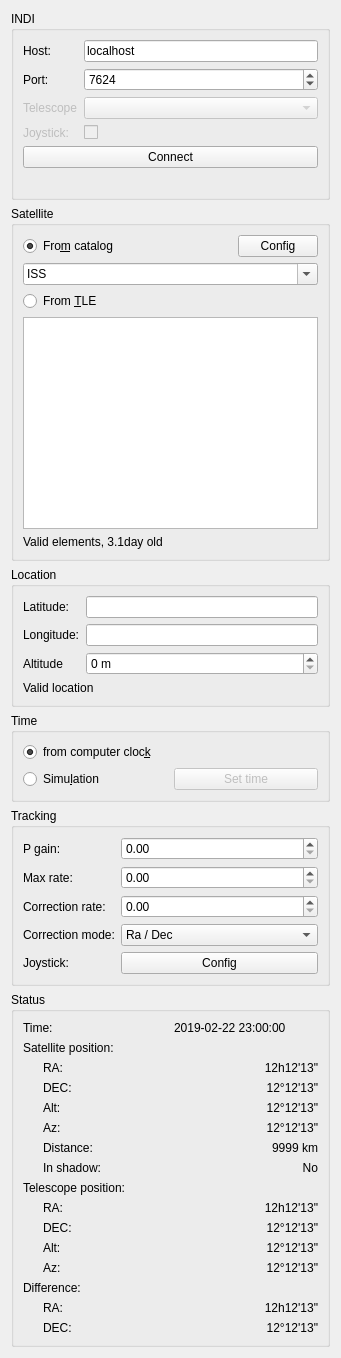
        <widget class="QWidget" name="scrollAreaWidgetContents">
         <property name="geometry">
          <rect>
           <x>0</x>
           <y>-695</y>
           <width>341</width>
           <height>1358</height>
          </rect>
         </property>
         <layout class="QVBoxLayout" name="verticalLayout_12">
          <item>
           <widget class="QGroupBox" name="groupBox">
            <property name="title">
             <string>INDI</string>
            </property>
            <layout class="QVBoxLayout" name="verticalLayout">
             <item>
              <layout class="QFormLayout" name="formLayout">
               <item row="0" column="0">
                <widget class="QLabel" name="hostLabel">
                 <property name="text">
                  <string>Host:</string>
                 </property>
                </widget>
               </item>
               <item row="0" column="1">
                <widget class="QLineEdit" name="hostEdit">
                 <property name="text">
                  <string>localhost</string>
                 </property>
                </widget>
               </item>
               <item row="1" column="0">
                <widget class="QLabel" name="portLabel">
                 <property name="text">
                  <string>Port:</string>
                 </property>
                </widget>
               </item>
               <item row="2" column="0">
                <widget class="QLabel" name="telescopeLabel_2">
                 <property name="enabled">
                  <bool>false</bool>
                 </property>
                 <property name="text">
                  <string>Telescope</string>
                 </property>
                </widget>
               </item>
               <item row="2" column="1">
                <widget class="QComboBox" name="telescopeComboBox">
                 <property name="enabled">
                  <bool>false</bool>
                 </property>
                 <item>
                  <property name="text">
                   <string/>
                  </property>
                 </item>
                </widget>
               </item>
               <item row="3" column="0">
                <widget class="QLabel" name="joystickLabel_2">
                 <property name="enabled">
                  <bool>false</bool>
                 </property>
                 <property name="text">
                  <string>Joystick:</string>
                 </property>
                </widget>
               </item>
               <item row="3" column="1">
                <widget class="QCheckBox" name="joystickCheckBox">
                 <property name="enabled">
                  <bool>false</bool>
                 </property>
                </widget>
               </item>
               <item row="1" column="1">
                <widget class="QSpinBox" name="portEdit">
                 <property name="maximum">
                  <number>65535</number>
                 </property>
                 <property name="value">
                  <number>7624</number>
                 </property>
                </widget>
               </item>
              </layout>
             </item>
             <item>
              <widget class="QPushButton" name="connectButton">
               <property name="text">
                <string>Connect</string>
               </property>
              </widget>
             </item>
             <item>
              <widget class="QLabel" name="indiLabel">
               <property name="text">
                <string/>
               </property>
              </widget>
             </item>
            </layout>
           </widget>
          </item>
          <item>
           <widget class="QGroupBox" name="groupBox_2">
            <property name="sizePolicy">
             <sizepolicy hsizetype="Preferred" vsizetype="Preferred">
              <horstretch>0</horstretch>
              <verstretch>0</verstretch>
             </sizepolicy>
            </property>
            <property name="title">
             <string>Satellite</string>
            </property>
            <layout class="QVBoxLayout" name="verticalLayout_4">
             <item>
              <layout class="QHBoxLayout" name="horizontalLayout">
               <item>
                <widget class="QRadioButton" name="catalogSatButton">
                 <property name="text">
                  <string>Fro&amp;m catalog</string>
                 </property>
                 <property name="checked">
                  <bool>true</bool>
                 </property>
                </widget>
               </item>
               <item>
                <spacer name="horizontalSpacer">
                 <property name="orientation">
                  <enum>Qt::Horizontal</enum>
                 </property>
                 <property name="sizeHint" stdset="0">
                  <size>
                   <width>40</width>
                   <height>20</height>
                  </size>
                 </property>
                </spacer>
               </item>
               <item>
                <widget class="QPushButton" name="catalogConfigButton">
                 <property name="text">
                  <string>Config</string>
                 </property>
                </widget>
               </item>
              </layout>
             </item>
             <item>
              <widget class="QComboBox" name="satComboBox">
               <property name="enabled">
                <bool>true</bool>
               </property>
               <property name="editable">
                <bool>true</bool>
               </property>
               <property name="insertPolicy">
                <enum>QComboBox::NoInsert</enum>
               </property>
               <item>
                <property name="text">
                 <string>ISS</string>
                </property>
               </item>
               <item>
                <property name="text">
                 <string>Hubble</string>
                </property>
               </item>
               <item>
                <property name="text">
                 <string>IRIDIUM 10</string>
                </property>
               </item>
               <item>
                <property name="text">
                 <string>IRIDIUM 11</string>
                </property>
               </item>
               <item>
                <property name="text">
                 <string>O3B</string>
                </property>
               </item>
              </widget>
             </item>
             <item>
              <widget class="QRadioButton" name="tleSatButton">
               <property name="text">
                <string>From &amp;TLE</string>
               </property>
              </widget>
             </item>
             <item>
              <widget class="QPlainTextEdit" name="tleEdit">
               <property name="enabled">
                <bool>true</bool>
               </property>
               <property name="sizePolicy">
                <sizepolicy hsizetype="Expanding" vsizetype="Expanding">
                 <horstretch>0</horstretch>
                 <verstretch>0</verstretch>
                </sizepolicy>
               </property>
               <property name="minimumSize">
                <size>
                 <width>0</width>
                 <height>20</height>
                </size>
               </property>
               <property name="readOnly">
                <bool>false</bool>
               </property>
               <property name="centerOnScroll">
                <bool>false</bool>
               </property>
              </widget>
             </item>
             <item>
              <widget class="QLabel" name="satLabel">
               <property name="text">
                <string>Valid elements, 3.1day old</string>
               </property>
              </widget>
             </item>
            </layout>
           </widget>
          </item>
          <item>
           <widget class="QGroupBox" name="groupBox_3">
            <property name="title">
             <string>Location</string>
            </property>
            <layout class="QVBoxLayout" name="verticalLayout_3">
             <item>
              <layout class="QFormLayout" name="formLayout_2">
               <item row="0" column="0">
                <widget class="QLabel" name="latitudeLabel">
                 <property name="text">
                  <string>Latitude:</string>
                 </property>
                </widget>
               </item>
               <item row="0" column="1">
                <widget class="QLineEdit" name="latitudeEdit"/>
               </item>
               <item row="1" column="0">
                <widget class="QLabel" name="longitudeLabel">
                 <property name="text">
                  <string>Longitude:</string>
                 </property>
                </widget>
               </item>
               <item row="1" column="1">
                <widget class="QLineEdit" name="longitudeEdit"/>
               </item>
               <item row="2" column="0">
                <widget class="QLabel" name="altitudeLabel">
                 <property name="text">
                  <string>Altitude</string>
                 </property>
                </widget>
               </item>
               <item row="2" column="1">
                <widget class="QSpinBox" name="altitudeSpinBox">
                 <property name="suffix">
                  <string> m</string>
                 </property>
                 <property name="maximum">
                  <number>999999</number>
                 </property>
                </widget>
               </item>
              </layout>
             </item>
             <item>
              <widget class="QLabel" name="locationLabel">
               <property name="text">
                <string>Valid location</string>
               </property>
              </widget>
             </item>
            </layout>
           </widget>
          </item>
          <item>
           <widget class="QGroupBox" name="groupBox_5">
            <property name="title">
             <string>Time</string>
            </property>
            <layout class="QVBoxLayout" name="verticalLayout_2">
             <item>
              <widget class="QRadioButton" name="realTimeButton">
               <property name="text">
                <string>from computer cloc&amp;k</string>
               </property>
               <property name="checked">
                <bool>true</bool>
               </property>
              </widget>
             </item>
             <item>
              <layout class="QHBoxLayout" name="horizontalLayout_2">
               <item>
                <widget class="QRadioButton" name="simuTimeButton">
                 <property name="text">
                  <string>Simu&amp;lation</string>
                 </property>
                </widget>
               </item>
               <item>
                <widget class="QPushButton" name="setTimeButton">
                 <property name="enabled">
                  <bool>false</bool>
                 </property>
                 <property name="text">
                  <string>Set time</string>
                 </property>
                </widget>
               </item>
              </layout>
             </item>
            </layout>
           </widget>
          </item>
          <item>
           <widget class="QGroupBox" name="groupBox_4">
            <property name="autoFillBackground">
             <bool>false</bool>
            </property>
            <property name="title">
             <string>Tracking</string>
            </property>
            <layout class="QVBoxLayout" name="verticalLayout_5">
             <item>
              <layout class="QFormLayout" name="formLayout_3">
               <item row="0" column="0">
                <widget class="QLabel" name="pGainLabel">
                 <property name="text">
                  <string>P gain:</string>
                 </property>
                </widget>
               </item>
               <item row="0" column="1">
                <widget class="QDoubleSpinBox" name="pGainSpinBox"/>
               </item>
               <item row="1" column="0">
                <widget class="QLabel" name="maxRateLabel">
                 <property name="text">
                  <string>Max rate:</string>
                 </property>
                </widget>
               </item>
               <item row="1" column="1">
                <widget class="QDoubleSpinBox" name="maxRateSpinBox"/>
               </item>
               <item row="2" column="0">
                <widget class="QLabel" name="correctionRateLabel">
                 <property name="text">
                  <string>Correction rate:</string>
                 </property>
                </widget>
               </item>
               <item row="2" column="1">
                <widget class="QDoubleSpinBox" name="correctionRateDoubleSpinBox"/>
               </item>
               <item row="4" column="0">
                <widget class="QLabel" name="joystickLabel">
                 <property name="text">
                  <string>Joystick:</string>
                 </property>
                </widget>
               </item>
               <item row="4" column="1">
                <widget class="QPushButton" name="pushButton">
                 <property name="text">
                  <string>Config</string>
                 </property>
                </widget>
               </item>
               <item row="3" column="0">
                <widget class="QLabel" name="correctionModeLabel">
                 <property name="text">
                  <string>Correction mode:</string>
                 </property>
                </widget>
               </item>
               <item row="3" column="1">
                <widget class="QComboBox" name="correctionModeComboBox">
                 <item>
                  <property name="text">
                   <string>Ra / Dec</string>
                  </property>
                 </item>
                 <item>
                  <property name="text">
                   <string>Alt / Az</string>
                  </property>
                 </item>
                 <item>
                  <property name="text">
                   <string>On track / Sideway</string>
                  </property>
                 </item>
                </widget>
               </item>
              </layout>
             </item>
            </layout>
           </widget>
          </item>
          <item>
           <widget class="QGroupBox" name="groupBox_7">
            <property name="title">
             <string>Status</string>
            </property>
            <layout class="QVBoxLayout" name="verticalLayout_9">
             <item>
              <layout class="QHBoxLayout" name="horizontalLayout_3">
               <item>
                <widget class="QLabel" name="label_5">
                 <property name="text">
                  <string>Time:</string>
                 </property>
                </widget>
               </item>
               <item>
                <widget class="QLabel" name="timeLabel">
                 <property name="text">
                  <string>2019-02-22 23:00:00</string>
                 </property>
                </widget>
               </item>
              </layout>
             </item>
             <item>
              <widget class="QLabel" name="label_7">
               <property name="text">
                <string>Satellite position:</string>
               </property>
              </widget>
             </item>
             <item>
              <layout class="QGridLayout" name="gridLayout">
               <property name="leftMargin">
                <number>20</number>
               </property>
               <property name="topMargin">
                <number>0</number>
               </property>
               <item row="3" column="1">
                <widget class="QLabel" name="satAzLabel">
                 <property name="text">
                  <string>12°12'13&quot;</string>
                 </property>
                 <property name="alignment">
                  <set>Qt::AlignRight|Qt::AlignTrailing|Qt::AlignVCenter</set>
                 </property>
                </widget>
               </item>
               <item row="2" column="0">
                <widget class="QLabel" name="label_10">
                 <property name="text">
                  <string>Alt:</string>
                 </property>
                </widget>
               </item>
               <item row="2" column="1">
                <widget class="QLabel" name="satAltLabel">
                 <property name="text">
                  <string>12°12'13&quot;</string>
                 </property>
                 <property name="alignment">
                  <set>Qt::AlignRight|Qt::AlignTrailing|Qt::AlignVCenter</set>
                 </property>
                </widget>
               </item>
               <item row="3" column="0">
                <widget class="QLabel" name="label_11">
                 <property name="text">
                  <string>Az:</string>
                 </property>
                </widget>
               </item>
               <item row="4" column="1">
                <widget class="QLabel" name="satDistLabel">
                 <property name="text">
                  <string>9999 km</string>
                 </property>
                 <property name="alignment">
                  <set>Qt::AlignRight|Qt::AlignTrailing|Qt::AlignVCenter</set>
                 </property>
                </widget>
               </item>
               <item row="1" column="1">
                <widget class="QLabel" name="satDecLabel">
                 <property name="text">
                  <string>12°12'13&quot;</string>
                 </property>
                 <property name="alignment">
                  <set>Qt::AlignRight|Qt::AlignTrailing|Qt::AlignVCenter</set>
                 </property>
                </widget>
               </item>
               <item row="4" column="0">
                <widget class="QLabel" name="label_16">
                 <property name="text">
                  <string>Distance:</string>
                 </property>
                </widget>
               </item>
               <item row="1" column="0">
                <widget class="QLabel" name="label_9">
                 <property name="text">
                  <string>DEC:</string>
                 </property>
                </widget>
               </item>
               <item row="0" column="0">
                <widget class="QLabel" name="label_8">
                 <property name="text">
                  <string>RA:</string>
                 </property>
                </widget>
               </item>
               <item row="5" column="0">
                <widget class="QLabel" name="label_19">
                 <property name="text">
                  <string>In shadow:</string>
                 </property>
                </widget>
               </item>
               <item row="5" column="1">
                <widget class="QLabel" name="satShadowLabel">
                 <property name="text">
                  <string>No</string>
                 </property>
                 <property name="alignment">
                  <set>Qt::AlignRight|Qt::AlignTrailing|Qt::AlignVCenter</set>
                 </property>
                </widget>
               </item>
               <item row="0" column="1">
                <widget class="QLabel" name="satRaLabel">
                 <property name="text">
                  <string>12h12'13&quot;</string>
                 </property>
                 <property name="alignment">
                  <set>Qt::AlignRight|Qt::AlignTrailing|Qt::AlignVCenter</set>
                 </property>
                </widget>
               </item>
              </layout>
             </item>
             <item>
              <widget class="QLabel" name="label_12">
               <property name="text">
                <string>Telescope position:</string>
               </property>
              </widget>
             </item>
             <item>
              <layout class="QGridLayout" name="gridLayout_2">
               <property name="leftMargin">
                <number>20</number>
               </property>
               <item row="1" column="0">
                <widget class="QLabel" name="label_23">
                 <property name="text">
                  <string>DEC:</string>
                 </property>
                </widget>
               </item>
               <item row="0" column="0">
                <widget class="QLabel" name="label_21">
                 <property name="text">
                  <string>RA:</string>
                 </property>
                </widget>
               </item>
               <item row="3" column="0">
                <widget class="QLabel" name="label_25">
                 <property name="text">
                  <string>Az:</string>
                 </property>
                </widget>
               </item>
               <item row="2" column="0">
                <widget class="QLabel" name="label_24">
                 <property name="text">
                  <string>Alt:</string>
                 </property>
                </widget>
               </item>
               <item row="0" column="1">
                <widget class="QLabel" name="telRaLabel">
                 <property name="text">
                  <string>12h12'13&quot;</string>
                 </property>
                 <property name="alignment">
                  <set>Qt::AlignRight|Qt::AlignTrailing|Qt::AlignVCenter</set>
                 </property>
                </widget>
               </item>
               <item row="1" column="1">
                <widget class="QLabel" name="telDecLabel">
                 <property name="text">
                  <string>12°12'13&quot;</string>
                 </property>
                 <property name="alignment">
                  <set>Qt::AlignRight|Qt::AlignTrailing|Qt::AlignVCenter</set>
                 </property>
                </widget>
               </item>
               <item row="2" column="1">
                <widget class="QLabel" name="telAltLabel">
                 <property name="text">
                  <string>12°12'13&quot;</string>
                 </property>
                 <property name="alignment">
                  <set>Qt::AlignRight|Qt::AlignTrailing|Qt::AlignVCenter</set>
                 </property>
                </widget>
               </item>
               <item row="3" column="1">
                <widget class="QLabel" name="telAzLabel">
                 <property name="text">
                  <string>12°12'13&quot;</string>
                 </property>
                 <property name="alignment">
                  <set>Qt::AlignRight|Qt::AlignTrailing|Qt::AlignVCenter</set>
                 </property>
                </widget>
               </item>
              </layout>
             </item>
             <item>
              <widget class="QLabel" name="label_26">
               <property name="text">
                <string>Difference:</string>
               </property>
              </widget>
             </item>
             <item>
              <layout class="QGridLayout" name="gridLayout_3">
               <property name="leftMargin">
                <number>20</number>
               </property>
               <item row="0" column="0">
                <widget class="QLabel" name="label_27">
                 <property name="text">
                  <string>RA:</string>
                 </property>
                </widget>
               </item>
               <item row="1" column="0">
                <widget class="QLabel" name="label_29">
                 <property name="text">
                  <string>DEC:</string>
                 </property>
                </widget>
               </item>
               <item row="0" column="1">
                <widget class="QLabel" name="diffRaLabel">
                 <property name="text">
                  <string>12h12'13&quot;</string>
                 </property>
                 <property name="alignment">
                  <set>Qt::AlignRight|Qt::AlignTrailing|Qt::AlignVCenter</set>
                 </property>
                </widget>
               </item>
               <item row="1" column="1">
                <widget class="QLabel" name="diffDecLabel">
                 <property name="text">
                  <string>12°12'13&quot;</string>
                 </property>
                 <property name="alignment">
                  <set>Qt::AlignRight|Qt::AlignTrailing|Qt::AlignVCenter</set>
                 </property>
                </widget>
               </item>
              </layout>
             </item>
            </layout>
           </widget>
          </item>
         </layout>
        </widget>
